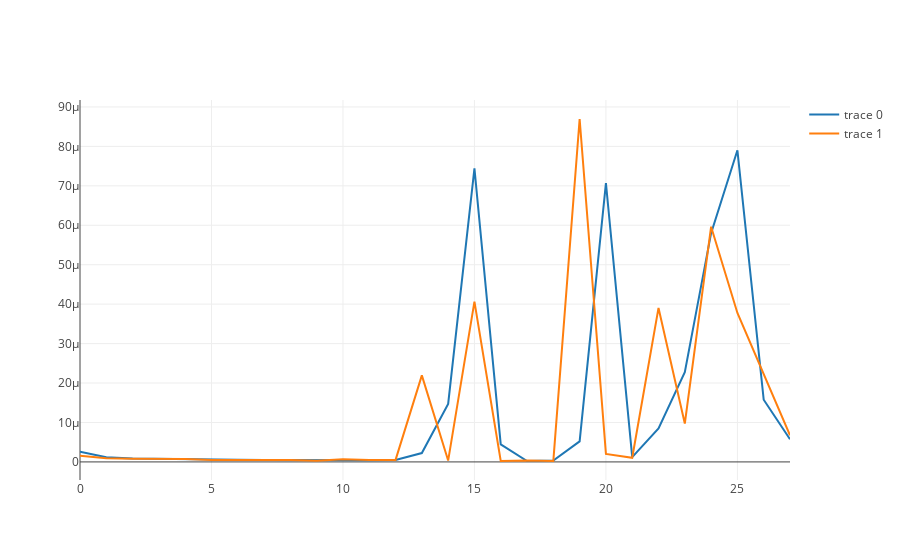
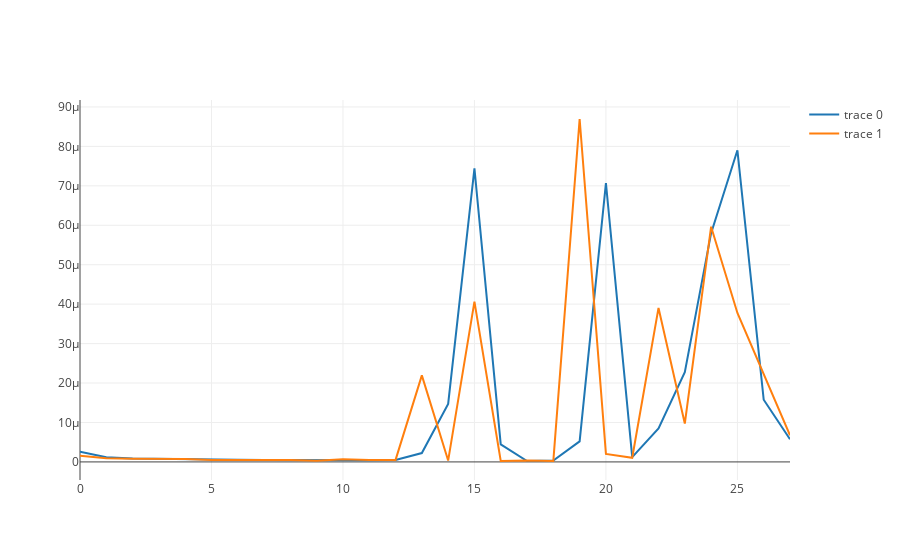

Notebook code cell kept with these figures, in order:
### Code cell
plotly.offline.iplot({
    "data": [Scatter(y=loss_results[2:,0]),Scatter(y=loss_results[2:,1])],
    "layout": Layout(title="")
})
plotly.offline.iplot
plotly.offline.iplot({
    "data": [Scatter(y=loss_results[2:,0]),Scatter(y=loss_results[2:,1])],
    "layout": Layout(title="")
})

### Figure 1 — Plotly figure (JSON) as saved in the notebook; plotly's stock layout.template omitted (floating-point values rounded to 4 significant figures)
{"data": [{"type": "scatter", "y": [2.607e-06, 1.156e-06, 8.546e-07, 7.429e-07, 6.575e-07, 6.144e-07, 5.232e-07, 4.945e-07, 4.399e-07, 4.847e-07, 3.633e-07, 4.427e-07, 4.605e-07, 2.245e-06, 1.47e-05, 7.445e-05, 4.462e-06, 2.391e-07, 3.451e-07, 5.192e-06, 7.067e-05, 1.219e-06, 8.518e-06, 2.274e-05, 5.8e-05, 7.901e-05, 1.577e-05, 5.742e-06]}, {"type": "scatter", "y": [1.555e-06, 9.004e-07, 7.721e-07, 8.056e-07, 7.68e-07, 4.993e-07, 5.36e-07, 5.391e-07, 4.843e-07, 3.145e-07, 6.684e-07, 4.699e-07, 5.044e-07, 2.194e-05, 3.386e-07, 4.065e-05, 2.303e-07, 3.281e-07, 2.571e-07, 8.695e-05, 2.039e-06, 1.054e-06, 3.904e-05, 9.726e-06, 5.963e-05, 3.777e-05, 2.209e-05, 6.729e-06]}], "layout": {"title": ""}}

### Figure 2 — Plotly figure (JSON) as saved in the notebook; plotly's stock layout.template omitted (floating-point values rounded to 4 significant figures)
{"data": [{"type": "scatter", "y": [2.607e-06, 1.156e-06, 8.546e-07, 7.429e-07, 6.575e-07, 6.144e-07, 5.232e-07, 4.945e-07, 4.399e-07, 4.847e-07, 3.633e-07, 4.427e-07, 4.605e-07, 2.245e-06, 1.47e-05, 7.445e-05, 4.462e-06, 2.391e-07, 3.451e-07, 5.192e-06, 7.067e-05, 1.219e-06, 8.518e-06, 2.274e-05, 5.8e-05, 7.901e-05, 1.577e-05, 5.742e-06]}, {"type": "scatter", "y": [1.555e-06, 9.004e-07, 7.721e-07, 8.056e-07, 7.68e-07, 4.993e-07, 5.36e-07, 5.391e-07, 4.843e-07, 3.145e-07, 6.684e-07, 4.699e-07, 5.044e-07, 2.194e-05, 3.386e-07, 4.065e-05, 2.303e-07, 3.281e-07, 2.571e-07, 8.695e-05, 2.039e-06, 1.054e-06, 3.904e-05, 9.726e-06, 5.963e-05, 3.777e-05, 2.209e-05, 6.729e-06]}], "layout": {"title": ""}}
